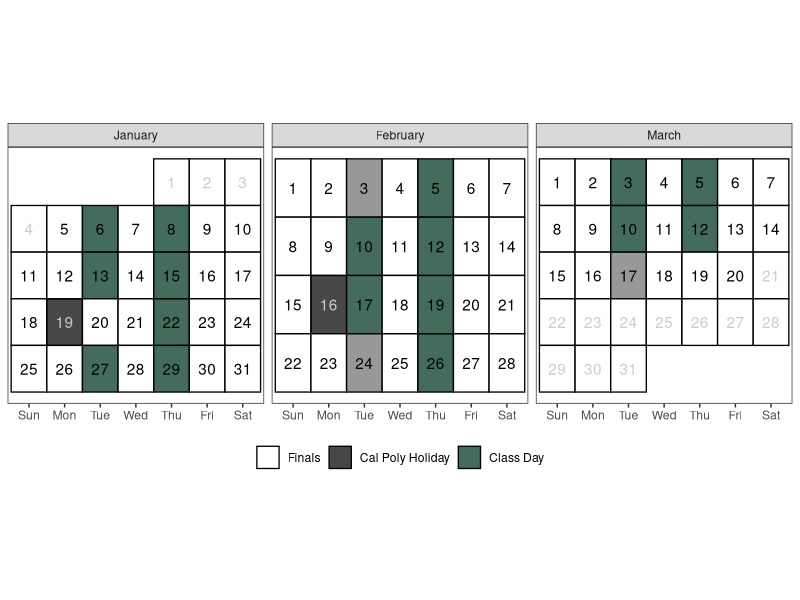

Source code (R):
## ---- chunk 1
#| include: false

library(tidyverse)

# Create a calendar for your syllabus ----
# Source: http://svmiller.com/blog/2020/08/a-ggplot-calendar-for-your-semester/

# 1) what is the first Day of the semester?
# Any number of ways to identify dates in R, but we'll use {lubridate} and the ymd() function here.
# Format: YYYYMMDD
semester_dates <- seq(ymd(20260105), ymd(20260320), by = 1)
# Weekday(s) of class
class_wdays <- c("Tue", "Thu")

not_here_dates <- c(
  ymd("20260119"),
  ymd("20260216")
  )

exam_dates <- c(ymd(20260203), 
                ymd(20260224),
                ymd(20260317)
                )

finals_week <- seq(ymd(20260315), ymd(20260320), by = 1)

# Custom function for treating the first day of the month as the first week 
# of the month up until the first Sunday 
# (unless Sunday was the start of the month)
wom <- function(date) {
    first <- wday(as.Date(paste(year(date), month(date), 1, sep = "-")))
    return((mday(date) + (first - 2)) %/% 7 + 1)
  }
# Create a data frame of dates, assign to Cal
Cal <- tibble(date = seq(ymd(20260101), ymd(20260331), by=1))  |>
  mutate(mon = lubridate::month(date, label = T, abbr = F),
         wkdy = weekdays(date, abbreviate = T),
         wkdy = fct_relevel(wkdy, "Sun", "Mon", "Tue", "Wed", "Thu","Fri","Sat"), # make sure Sunday comes first
         semester = date %in% semester_dates, 
         # project = date %in% project_dates,
         exams = date %in% exam_dates, # is it an exam?
         not_here = date %in% not_here_dates, # is it a day off?
         exam_wk = date %in% finals_week,
         follows_mon = date %in% ymd(20260120),
         day = lubridate::mday(date), 
         week = wom(date)
         ) |>
  mutate(category = case_when(
    # project ~ "Project",
    exams ~ "Exam",
    not_here ~ "Cal Poly Holiday",
    semester & wkdy %in% class_wdays & !not_here & !exam_wk & !follows_mon ~ "Class Day",
    semester ~ "Finals",
    TRUE ~ "NA"
  )
  )

class_cal <- Cal |> 
  ggplot(aes(wkdy, week)) +
  theme_bw() +
  theme(aspect.ratio = 1, 
        panel.grid.major.x = element_blank(),
        legend.position = "bottom",
        legend.title = element_blank(),
        axis.title.y = element_blank(), 
        axis.title.x = element_blank(),
        axis.ticks.y = element_blank(), 
        axis.text.y = element_blank()) +
  geom_tile(alpha=0.8, aes(fill=category), color="black", size=.45) +
  facet_wrap(~mon, scales = "free", ncol=4) +
  geom_text(aes(label = day, color = semester & (!not_here))) +
  # put your y-axis down, flip it, and reverse it
  scale_y_reverse(breaks=NULL) +
  # manually fill scale colors to something you like...
  scale_color_manual(values = c("FALSE" = "grey80", "TRUE" = "black"), guide = "none") + 
  scale_fill_manual(values=c("Class Day"="#154734", 
                             "Finals"="white",
                             "Cal Poly Holiday" = "grey10",
                             "NA" = "white", # I like these whited out...
                             "Quiz"="#BD8B13"),
                    #... but also suppress a label for a non-class semester day
                    breaks=c("Finals", "Cal Poly Holiday", "Class Day","Exam"))
# class_cal

exam_days <- filter(Cal, category == "Exam") |>
  dplyr::mutate(topic = c("Midterm Exam 1",
                          "Midterm Exam 2",
                          "Common Final Exam"
                          ),
         time = c("In Class", 
                  "In Class", 
                  "7:10-10:00pm"
                  )
         ) |>
  rowwise() |>
  mutate(sem_week = week(date),
         Date = paste(format(date, "%b %e"), sep = ",", collapse = ", "))
## ---- chunk 2
# 1) Set your semester start (usually a Monday)
term_start <- as.Date("2026-01-05")

# 2) Define your topics by semester week (index = 1, 2, 3, ...)
topics <- c(
    "Module 1: Intro to Design of Experiments (DOE)",
    "Module 2: Completely Randomized Designs (CRD)",
    "Module 3: Power",
    "Module 4: Factorials",
    "Module 5: Randomized Complete Block Designs (RCBD)",
    "Module 6: Random Effects & Mixed Models",
    "Module 7: Extensions to Block Designs",
    "Module 8: Nonparametric Tests",
    "Final Project Worktime",
    "Final Project Presentations"
)

# Helper to compute semester week
sem_week <- function(x, start = term_start) {
  as.integer(floor(as.numeric(as.Date(x) - start) / 7)) + 1
}


# 3) Class days summarized to semester weeks
class_days <- Cal |>
  filter(category %in% c("Class Day")) |>
  mutate(sem_week = sem_week(date)) |>
  # If you have any pre-term entries, drop or relabel:
  filter(sem_week >= 1) |>
  group_by(sem_week) |>
  summarize(
    Date = paste(format(as.Date(date), "%b %e"), collapse = ", "),
    .groups = "drop"
  ) |>
  mutate(topic = topics)

# 4) Make sure exam_days also has sem_week before binding
exam_days <- exam_days |>
  mutate(sem_week = sem_week(date)) |>
  transmute(
    sem_week,
    Date = format(as.Date(date), "%b %e"),
    topic # keep your existing exam labels in this column
  )

# 5) Combine, order, and select final columns
out <- bind_rows(class_days, exam_days) |>
  arrange(sem_week) |>
  select(Date, Topic = topic)

# out
## ---- chunk 3

# # project_days <- filter(Cal, category == "Project") |>
# #   mutate(topic = c("Project Proposal Due", "Project Presentation Due", "Project Report Due"),
# #          time = c("8pm", "8pm", "8pm")) |>
# #   mutate(Date = format(date, "%b %e"),
# #          sem_week = week(date))
# 
# class_days <- filter(Cal, category %in% c("Class Day")) |>
#   mutate(sem_week = week(date + 1)) |>
#   group_by(sem_week) |>
#   # group_by(sem_week) |>
#   summarize(Date = paste(format(date, "%b %e"), sep = ",", collapse = ", ")) |>
#   mutate(topic = c(
#     "Module 1: Intro to Design of Experiments (DOE)",
#     "Module 2: Completely Randomized Designs (CRD)",
#     "Module 3: Power",
#     "Module 4: Factorials",
#     "Module 5: Factorials, continued",
#     "Module 5: Randomized Complete Block Designs (RCBD)",
#     "Module 6: Random Effects & Mixed Models",
#     "Module 7: Extensions to Block Designs",
#     "Module 8: Nonparametric Tests")
#     ) |>
#   # bind_rows(project_days) |>
#   bind_rows(exam_days) |>
#   arrange(sem_week) |>
#   slice(1:15) |> 
#   select(Date, Topic = topic)
## ---- chunk 4
#| echo: false
#| eval: true
#| warning: false
#| fig-width: 9
#| fig-height: 4
#| fig-pos: 'H'
#| out-width: 100%
#| fig-align: center
#| fig-cap: "Note: Tuesday, January 20th follows a Monday schedule."
class_cal
## ---- chunk 5
#| echo: false
#| eval: true
#| fig-pos: 'h'
out |>
kableExtra::kable(caption = "Tentative schedule of class topics:", format = "simple")
## ---- chunk 6
#| echo: false
#| fig-loc: "H"

tribble(
  ~Category,  ~Percent,
  "Class Preparatin, Participation, & Professionalism", "5%",
  "In-class Activities", "10%",
  "Island Labs", "15%",
  "Final Project", "15%",
  "Midterm Exam 1", "17.5%",
  "Midterm Exam 2", "17.5%",
  "Final Exam", "20%"
) |> 
  knitr::kable()
